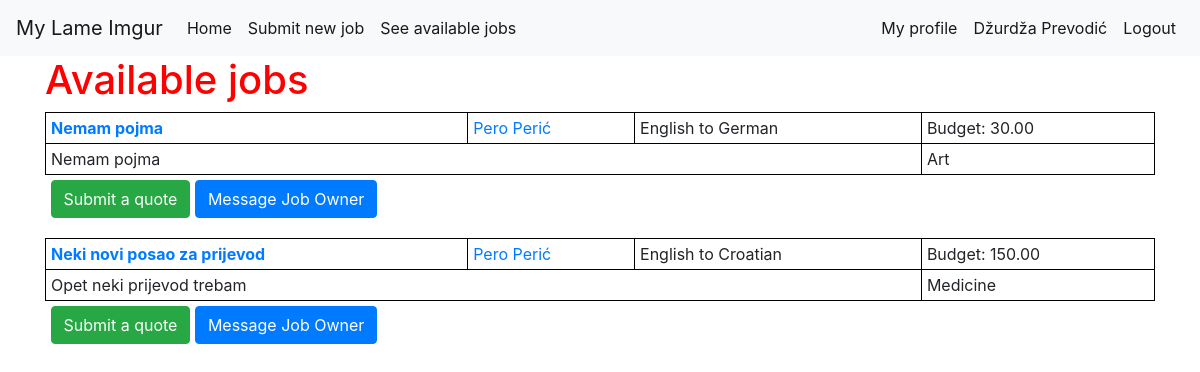
The app's page /app/jobs (signed in), older data.
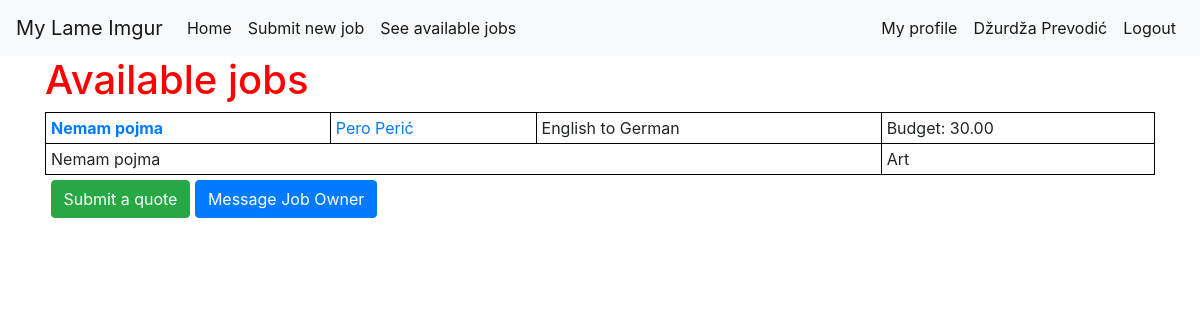
The same page, newer data.
### app/models.py (models this page shows, shortened)
class Job(models.Model):
    class Status(models.TextChoices):
        AVAILABLE = 'available', "Available"
        ASSIGNED = 'assigned', "Assigned"
        IN_PROGRESS = 'in_progress', "In Progress"
        COMPLETED = 'completed', "Completed"
    class Field(models.TextChoices):
        ART = 'art', "Art"
        BUS = 'business', "Business"
        COMP = 'computers', "Computers"
        EDU = 'education', "Education"
        ENG = 'engineering', "Engineering"
        FIN = 'finance', "Finance"
        LAW = 'law', "Law"
        LIT = 'literature', "Literature"
        MED = 'medicine', "Medicine"
        SCI = 'science', "Science"
        SOC = 'social_sciences', "Social Sciences"
        TECH = 'technology', "Technology"
    class Language(models.TextChoices):
        ENG = 'en', "English"
        SPA = 'spa', "Spanish"
        FRE = 'fr', "French"
        GER = 'de', "German"
        ITA = 'it', "Italian"
        JPN = 'ja', "Japanese"
        CRO = 'hr', "Croatian"
    user = models.ForeignKey(User, on_delete=models.CASCADE)
    title = models.CharField(max_length=100)
    description = models.CharField(max_length=100)
    source_lang = models.CharField(
            max_length=3,
            choices=Language.choices,
            default=Language.ENG,
    )
    target_lang = models.CharField(
            max_length=3,
            choices=Language.choices,
            default=Language.CRO,
    )
    field = models.CharField(
            max_length=100,
            choices=Field.choices,
            default=Field.ENG,
    )
    budget = models.DecimalField(max_digits=8, decimal_places=2)
    text = models.TextField()
    status = models.CharField(
            max_length=100,
            choices=Status.choices,
            default=Status.AVAILABLE,
    )
    translation = models.TextField(blank=True, null=True)
    def owner(self):
        return self.user.account

class Account(models.Model):
    user = models.OneToOneField(User, on_delete=models.CASCADE)
    name = models.CharField(max_length=100)
    balance = models.DecimalField(max_digits=8, decimal_places=2, default=0)
    translator = models.BooleanField()

### app/views.py (the view)
# urls.py: path('jobs', views.jobs_index, name="jobs"),
@login_required
def jobs_index(request):
    if request.user.account.translator:
        jobs = Job.objects.filter(status='available')
        context = {
            'jobs': jobs,
        }
        return render(request, 'app/jobs_index.html', context)
    else:
        return HttpResponseRedirect(reverse('home_path'))

### app/templates/app/jobs_index.html
{% extends 'app/base.html' %}
{% block content %}
<h1>Available jobs</h1>
<table class="jobs">
{% for job in jobs %}
    <tr>
      <td>
        <strong>
          <a href="{% url 'app:job_detail' job.id %}">{{ job.title }}</a>
        </strong>
      </td>
      <td>
        <a href="{% url 'accounts:profile' job.owner.id %}">
          {{ job.owner.name }}
        </a>
      </td>
      <td>{{ job.get_source_lang_display }} to {{ job.get_target_lang_display }} </td>
      <td>Budget: {{ job.budget }}</td>
    </tr>
    <tr>
      <td colspan="3">
        {{ job.description }}
      </td>
      <td>
        {{ job.get_field_display }}
      </td>
    </tr>
    <tr>
      <td colspan="4" class="bid-controls-row">
        <a href="{% url 'app:job_detail' job.id %}" class="btn btn-success">Submit a quote</a>
        <a href="{% url 'app:job_detail' job.id %}" class="btn btn-primary">Message Job Owner</a>
      </td>
    </tr>
{% empty %}
  <tr>
    <td colspan="4"> No available jobs at this moment</td>
  </tr>
{% endfor %}
</table>
{% endblock content %}

Row changes from the older to the newer data that the page shows:
no longer on this page (row edited): Job: title "Neki novi posao za prijevod", owner.name "Pero Perić", source_lang "English", target_lang "Croatian", budget "150.00", description "Opet neki prijevod trebam", field "Medicine"
